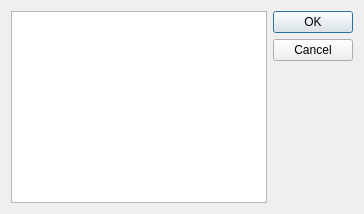
<?xml version="1.0" encoding="UTF-8"?>
<ui version="4.0">
 <class>QContactChooserDialog</class>
 <widget class="QDialog" name="QContactChooserDialog">
  <property name="sizePolicy">
   <sizepolicy hsizetype="Expanding" vsizetype="Expanding">
    <horstretch>0</horstretch>
    <verstretch>0</verstretch>
   </sizepolicy>
  </property>
  <property name="windowTitle">
   <string>Add and Remove Contacts</string>
  </property>
  <layout class="QHBoxLayout" name="horizontalLayout">
   <item>
    <widget class="QListView" name="listView">
     <property name="sizePolicy">
      <sizepolicy hsizetype="Expanding" vsizetype="Expanding">
       <horstretch>0</horstretch>
       <verstretch>0</verstretch>
      </sizepolicy>
     </property>
     <property name="selectionMode">
      <enum>QAbstractItemView::MultiSelection</enum>
     </property>
     <property name="iconSize">
      <size>
       <width>64</width>
       <height>64</height>
      </size>
     </property>
     <property name="flow">
      <enum>QListView::TopToBottom</enum>
     </property>
     <property name="resizeMode">
      <enum>QListView::Fixed</enum>
     </property>
     <property name="viewMode">
      <enum>QListView::ListMode</enum>
     </property>
    </widget>
   </item>
   <item>
    <widget class="QDialogButtonBox" name="buttonBox">
     <property name="sizePolicy">
      <sizepolicy hsizetype="Fixed" vsizetype="Preferred">
       <horstretch>0</horstretch>
       <verstretch>0</verstretch>
      </sizepolicy>
     </property>
     <property name="orientation">
      <enum>Qt::Vertical</enum>
     </property>
     <property name="standardButtons">
      <set>QDialogButtonBox::Cancel|QDialogButtonBox::Ok</set>
     </property>
    </widget>
   </item>
  </layout>
 </widget>
 <tabstops>
  <tabstop>listView</tabstop>
 </tabstops>
 <resources/>
 <connections>
  <connection>
   <sender>buttonBox</sender>
   <signal>accepted()</signal>
   <receiver>QContactChooserDialog</receiver>
   <slot>accept()</slot>
   <hints>
    <hint type="sourcelabel">
     <x>248</x>
     <y>254</y>
    </hint>
    <hint type="destinationlabel">
     <x>157</x>
     <y>274</y>
    </hint>
   </hints>
  </connection>
  <connection>
   <sender>buttonBox</sender>
   <signal>rejected()</signal>
   <receiver>QContactChooserDialog</receiver>
   <slot>reject()</slot>
   <hints>
    <hint type="sourcelabel">
     <x>316</x>
     <y>260</y>
    </hint>
    <hint type="destinationlabel">
     <x>286</x>
     <y>274</y>
    </hint>
   </hints>
  </connection>
 </connections>
</ui>
